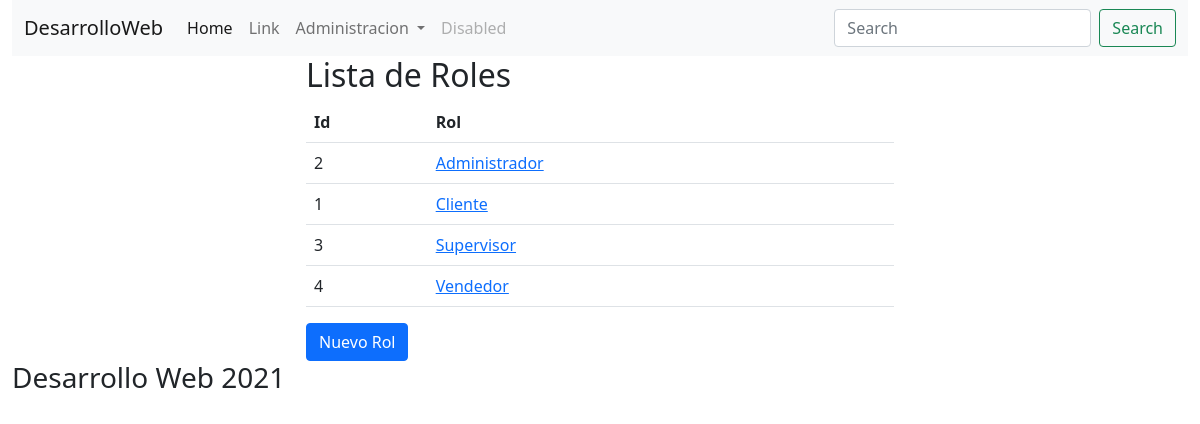
Screenshot of /roles.php with the database file from the repository.
### tables this page shows
CREATE TABLE `roles` (
  `id` int NOT NULL AUTO_INCREMENT,
  `nombre` varchar(255) NOT NULL,
  `created_at` datetime DEFAULT NULL,
  `updated_at` datetime DEFAULT NULL,
  PRIMARY KEY (`id`)
);

### roles.php (the view, shortened to what this page needs)
<?php
    require('class/conexion.php');
    $res = $mbd->query("SELECT id, nombre FROM roles ORDER BY nombre");
    $roles = $res->fetchall();
?>
<!DOCTYPE html>
<html lang="en">
<head>
    <link href="https://cdn.jsdelivr.net/npm/bootstrap@5.0.0-beta3/dist/css/bootstrap.min.css" rel="stylesheet">
</head>
<body>
    <div class="container-fluid">
        <header>
            <?php include('partials/menu.php'); ?>
        </header>
        <section>
            <div class="col-md-6 offset-md-3">
                <h2>Lista de Roles</h2>
                <?php if(isset($roles) && count($roles)): ?>
                    <table class="table table-hover">
                        <tr>
                            <th>Id</th>
                            <th>Rol</th>
                        </tr>
                        <?php foreach($roles as $rol): ?>
                            <tr>
                                <td> <?php echo $rol['id']; ?> </td>
                                <td>
                                    <a href="verRol.php?id=<?php echo $rol['id']; ?>">
                                        <?php echo $rol['nombre']; ?>
                                    </a>
                                </td>
                            </tr>
                        <?php endforeach; ?>
                    </table>
                <?php else: ?>
                    <p class="text-info">
                        No hay roles registrados
                    </p>
                <?php endif; ?>
                <a href="addRoles.php" class="btn btn-primary"> Nuevo Rol </a>
            </div>
        </section>
        <footer>
            <h3>Desarrollo Web 2021</h3>
        </footer>
    </div>
</body>
</html>

### rows the page displays
roles: id "2", nombre "Administrador"
roles: id "1", nombre "Cliente"
roles: id "3", nombre "Supervisor"
roles: id "4", nombre "Vendedor"
